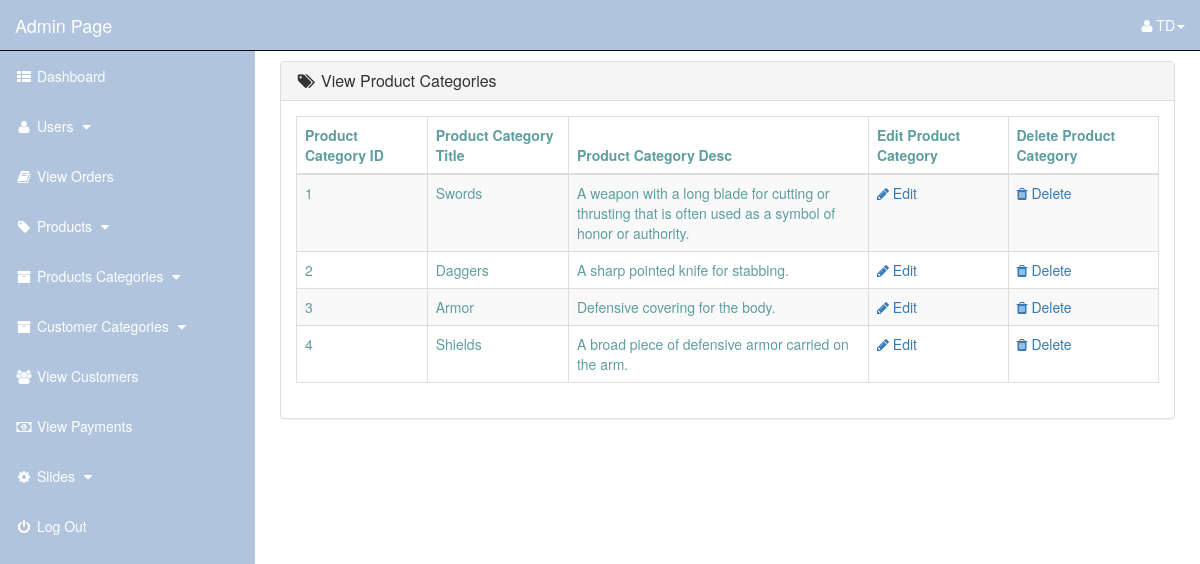
Before: /admin_area/index.php?view_p_cats (signed in) with the older database file.
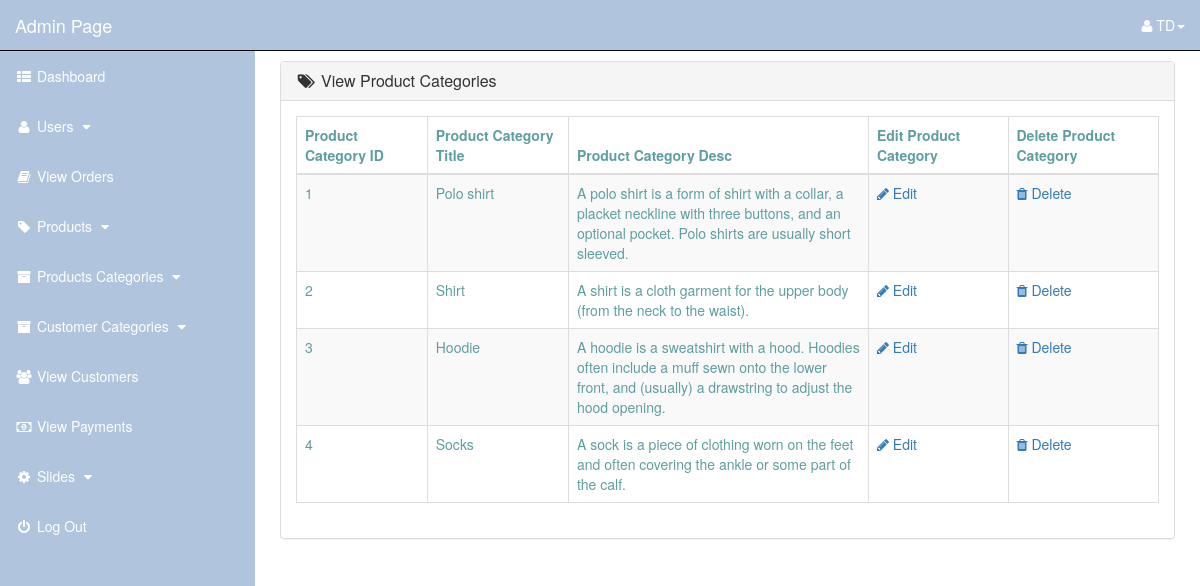
After: the same page with the newer database file.
### tables this page shows
CREATE TABLE `product_categories` (
  `p_cat_id` int(10) NOT NULL,
  `p_cat_title` text NOT NULL,
  `p_cat_desc` text NOT NULL
);

### admin_area/view_p_cats.php (the view)
<?php
    if(!isset($_SESSION['admin_email'])){
        echo "<script>window.open('login.php','_self')</script>";
    }else{
?>
<div class="row">
    <div class="col-lg-12">
    </div>
</div>
<div class="row">
    <div class="col-lg-12">
        <div class="panel panel-default">
            <div class="panel-heading">
                <h3 class="panel-title">
                    <i class="fa fa-tags fa-fw"></i> View Product Categories
                </h3>
            </div>
            <div class="panel-body">
                <div class="table-responsive">
                    <table class="table table-hover table-striped table-bordered">
                        <thead>
                            <tr>
                                <th> Product Category ID </th>
                                <th> Product Category Title </th>
                                <th> Product Category Desc </th>
                                <th> Edit Product Category </th>
                                <th> Delete Product Category </th>
                            </tr>
                        </thead>
                        <tbody>
                            <?php
                                $i=0;
                                $get_p_cats = "select * from product_categories";
                                $run_p_cats = mysqli_query($con,$get_p_cats);
                                while($row_p_cats=mysqli_fetch_array($run_p_cats)){
                                    $p_cat_id = $row_p_cats['p_cat_id'];
                                    $p_cat_title = $row_p_cats['p_cat_title'];
                                    $p_cat_desc = $row_p_cats['p_cat_desc'];
                                    $i++;
                            ?>
                            <tr>
                                <td> <?php echo $i; ?> </td>
                                <td> <?php echo $p_cat_title; ?> </td>
                                <td width="300"> <?php echo $p_cat_desc; ?> </td>
                                <td>
                                    <a href="index.php?edit_p_cat= <?php echo $p_cat_id; ?> ">
                                        <i class="fa fa-pencil"></i> Edit
                                    </a>
                                </td>
                                <td>
                                    <a href="index.php?delete_p_cat= <?php echo $p_cat_id; ?> ">
                                        <i class="fa fa-trash"></i> Delete
                                    </a>
                                </td>
                            </tr>
                            <?php } ?>
                        </tbody>
                    </table>
                </div>
            </div>
        </div>
    </div>
</div>
<?php } ?>

### admin_area/index.php (shortened to what this page needs)
<?php
    include("includes/db.php");
    if(!isset($_SESSION['admin_email'])){
        echo "<script>window.open('login.php','_self')</script>";
    }else{
        $admin_session = $_SESSION['admin_email'];
        $get_admin = "select * from admins where admin_email='$admin_session'";
        $run_admin = mysqli_query($con,$get_admin);
        $row_admin = mysqli_fetch_array($run_admin);
        $admin_name = $row_admin['admin_name'];
?>
<!DOCTYPE html>
<html lang="en">
<head>
    <link rel="stylesheet" href="css/bootstrap-337.min.css">
    <link rel="stylesheet" href="font-awsome/css/font-awesome.min.css">
    <link rel="stylesheet" href="css/style.css">
</head>
    <div id="wrapper">
       <?php include("includes/sidebar.php"); ?>
        <div id="page-wrapper">
            <div class="container-fluid">
                <?php
                if(isset($_GET['insert_p_cat'])){
                        include("insert_p_cat.php");
                }   if(isset($_GET['view_p_cats'])){
                        include("view_p_cats.php");
                }   if(isset($_GET['delete_p_cat'])){
                        include("delete_p_cat.php");
                }   if(isset($_GET['edit_p_cat'])){
                        include("edit_p_cat.php");
                }
                ?>
            </div>
        </div>
    </div>
</body>
</html>
<?php } ?>

### admin_area/includes/sidebar.php (shortened to what this page needs)
<?php
    if(!isset($_SESSION['admin_email'])){
        echo "<script>window.open('../login.php','_self')</script>";
    }else{
?>
<nav class="navbar navbar-inverse navbar-fixed-top">
    <div class="navbar-header">
        <a href="index.php?dashboard" class="navbar-brand">Admin Page</a>
    </div>
    <ul class="nav navbar-right top-nav">
        <li class="dropdown">
            <a href="#" class="dropdown-toggle" data-toggle="dropdown">
                <i class="fa fa-user"></i></i> <?php echo $admin_name;  ?><b class="caret"></b>
            </a>
        </li>
    </ul>
    <div class="collapse navbar-collapse navbar-ex1-collapse">
        <ul class="nav navbar-nav side-nav">
            <li>
                <a href="index.php?dashboard">
                    <i class="fa fa-fw fa-th-list"></i> Dashboard
                </a>
            </li>
            <li>
                <a href="#" data-toggle="collapse" data-target="#users">
                    <i class="fa fa-fw fa-user "></i> Users
                    <i class="fa fa-fw fa-caret-down"></i>
                </a>
            </li>
            <li>
                <a href="index.php?view_orders">
                    <i class="fa fa-fw fa-book"></i> View Orders
                </a>
            </li>
            <li>
                <a href="#" data-toggle="collapse" data-target="#products">
                        <i class="fa fa-fw fa-tag"></i> Products
                        <i class="fa fa-fw fa-caret-down"></i>
                </a>
             </li>
            <li>
                <a href="#" data-toggle="collapse" data-target="#p_cat">
                        <i class="fa fa-fw fa-archive"></i> Products Categories
                        <i class="fa fa-fw fa-caret-down"></i>
                </a>
            </li>
            <li>
                <a href="#" data-toggle="collapse" data-target="#cat">
                        <i class="fa fa-fw fa-archive"></i> Customer Categories
                        <i class="fa fa-fw fa-caret-down"></i>
                </a>
            </li>
            <li>
                <a href="index.php?view_customers">
                    <i class="fa fa-fw fa-users"></i> View Customers
                </a>
            </li>
            <li>
                <a href="index.php?view_payments">
                    <i class="fa fa-fw fa-money"></i> View Payments
                </a>
            </li>
            <li>
                <a href="#" data-toggle="collapse" data-target="#slides">
                        <i class="fa fa-fw fa-gear"></i> Slides
                        <i class="fa fa-fw fa-caret-down"></i>
                </a>
            </li>
            <li>
                <a href="logout.php">
                    <i class="fa fa-fw fa-power-off"></i> Log Out
                </a>
            </li>
        </ul>
    </div>
</nav>
<?php } ?>

### admin_area/css/style.css (style rules this page uses)
#wrapper { padding-left: 0px; }
#page-wrapper { width: 100%; padding: 0; color:#5F9EA0; }
@media (min-width: 768px) { #wrapper { padding-left: 255px; } }
@media (min-width: 768px) { #page-wrapper { padding: 10px; } }
.top-nav { 0 15px; }
.navbar { color: #ffffff !important; background-color: #B0C4DE; }
.navbar-header>a { color: #ffffff !important; }
.top-nav>li { float: left; display: inline-block; }
.top-nav>li>a { color: #ffffff !important; line-height: 20px; padding-top: 15px; padding-bottom: 15px; }
@media (min-width: 768px) { .side-nav { position: fixed; top: 51px; bottom: 0; width: 255px; overflow-y: auto; overflow-x: hidden; background-color: #B0C4DE; padding-bottom: 40px; border-radius: 0; } }
@media (min-width: 768px) { .side-nav>li>a { color: #ffffff; width: 255px; } }
.dropdown { margin-right: 15px; }
.side-nav>li>a { color: #ffffff !important; }

Changed rows visible on the page:
removed product_categories: p_cat_title "Swords", p_cat_desc "A weapon with a long blade for cutting or thrusting that is often used as a symbol of honor or authority."
removed product_categories: p_cat_title "Daggers", p_cat_desc "A sharp pointed knife for stabbing."
removed product_categories: p_cat_title "Armor", p_cat_desc "Defensive covering for the body."
removed product_categories: p_cat_title "Shields", p_cat_desc "A broad piece of defensive armor carried on the arm."
added product_categories: p_cat_title "Polo shirt", p_cat_desc "A polo shirt is a form of shirt with a collar, a placket neckline with three buttons, and an optional pocket. Polo shirts are usually short sleeved."
added product_categories: p_cat_title "Shirt", p_cat_desc "A shirt is a cloth garment for the upper body (from the neck to the waist)."
added product_categories: p_cat_title "Hoodie", p_cat_desc "A hoodie is a sweatshirt with a hood. Hoodies often include a muff sewn onto the lower front, and (usually) a drawstring to adjust the hood opening."
added product_categories: p_cat_title "Socks", p_cat_desc "A sock is a piece of clothing worn on the feet and often covering the ankle or some part of the calf."
